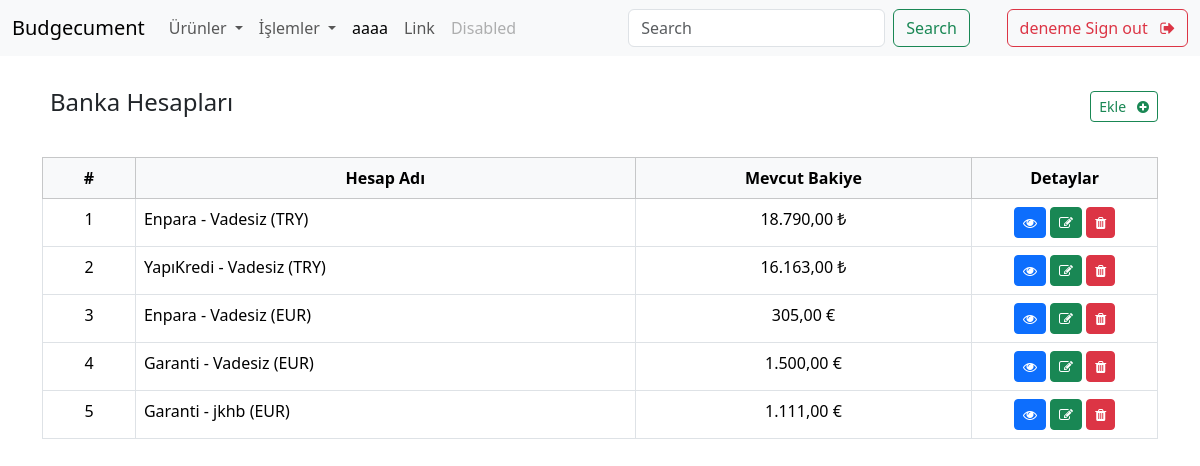
Before: /bank_accounts/ (signed in) with the older database file.
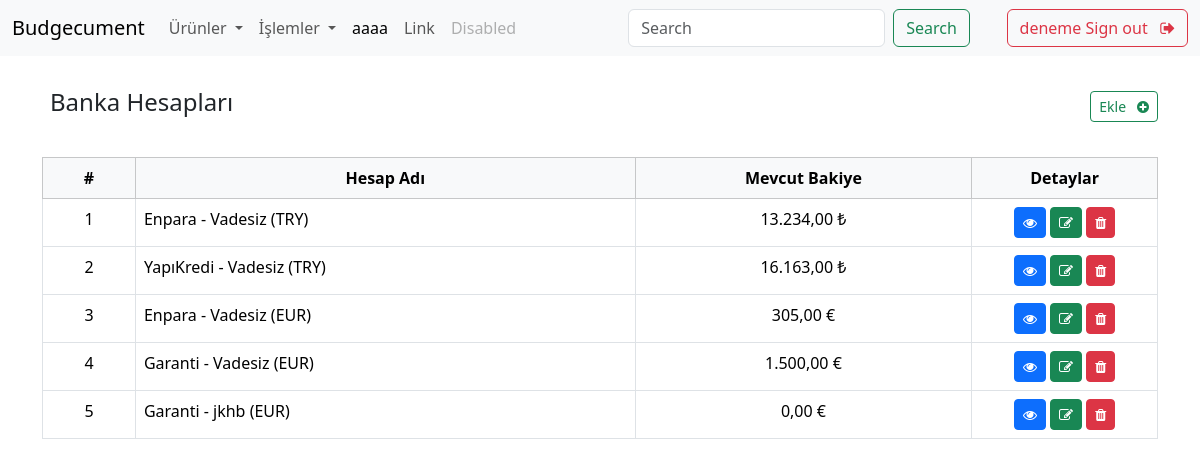
After: the same page with the newer database file.
### apps/bank_accounts/models.py (models this page shows, shortened)
class BankAccount(models.Model):
    uid = models.UUIDField(default=uuid.uuid4, editable=False, unique=True)
    name = models.CharField(max_length=200)
    bank = models.ForeignKey(BankName, on_delete=models.CASCADE)
    account_holder = models.ForeignKey(AccountHolder, on_delete=models.CASCADE)
    currency = models.ForeignKey(Currency, on_delete=models.CASCADE)
    current_balance = models.DecimalField(max_digits=100, decimal_places=2)
    class Meta:
        verbose_name = "Banka Hesabı"
        verbose_name_plural = "Banka Hesapları"

### apps/common/models.py (models this page shows, shortened)
class BankName(models.Model):
    name = models.CharField(max_length=200)
    def __str__(self):
        return f"{self.name}"
    class Meta:
        verbose_name = "Banka Adı"
        verbose_name_plural = "Banka Adları"

class Currency(models.Model):
    code = models.CharField(max_length=3, unique=True)  # ISO 4217 code
    name = models.CharField(max_length=50)
    symbol = models.CharField(max_length=10)
    class Meta:
        verbose_name = "Para Birimi"
        verbose_name_plural = "Para Birimleri"

### apps/bank_accounts/views.py (the view)
# urls.py: path('', views.BankAccountListView.as_view(), name='bank_account_list'),
class BankAccountListView(LoginRequiredMixin, ListView):
    model = BankAccount
    template_name = 'bank_accounts/bank_account_list.html'
    def get_queryset(self):
        return BankAccount.objects.filter(account_holder=self.request.user.accountholder)

### templates/bank_accounts/bank_account_list.html (shortened to what this page needs)
{% extends "base.html" %}
{% load crispy_forms_tags %}
{% block content %}
<div class="container">
    <div class="d-flex justify-content-between align-items-center">
    <h4 class="p-2">Banka Hesapları</h4>
    <a href="{% url 'bank_account_create' %}" class="btn btn-outline-success btn-sm">Ekle &nbsp;
    <i class="fa fa-plus-circle" aria-hidden="true"></i></a>
  </div>
    <br>
<table class="table table-hover table-bordered">
    <thead class="table-light text-center">
        <tr>
            <th scope="col" class="col-sm-1">#</th>
            <th scope="col">Hesap Adı</th>
            <th scope="col">Mevcut Bakiye</th>
            <th scope="col" class="col-sm-2">Detaylar</th>
        </tr>
    </thead>
    <tbody>
        {% if object_list %}
            {% for object in object_list %}
            <tr>
                <td class="text-center">{{ forloop.counter }}</td>
                <td class="text-left">{{ object.bank }} - {{ object.name }} ({{ object.currency.code }})</td>
                <td class="text-center {% if object.current_balance < 0 %}text-danger{% endif %}">{{ object.current_balance }} {{ object.currency.symbol }}</td>
                <td class="text-center">
                    <a class="btn btn-primary btn-sm" href="{% url 'bank_account_detail' uid=object.uid %}">
                        <i class="fa fa-eye" aria-hidden="true"></i>
                    </a>
                    <a class="btn btn-success btn-sm" href="{% url 'bank_account_edit' uid=object.uid %}">
                        <i class="fa fa-pencil-square-o" aria-hidden="true"></i>
                    </a>
                    <a href="#" class="btn btn-danger btn-sm" onclick="showModal('{{ object.uid }}',
                                                                        'Bu banka hesabını silmek istediğinize emin misiniz?',
                                                                         '{% url 'bank_account_delete' uid=object.uid %}')">
                        <i class="fa fa-trash" aria-hidden="true"></i>
                    </a>
                </td>
            </tr>
            {% endfor %}
        {% else %}
            <tr>
                <td colspan="8">Banka hesabı bulunamadı.</td>
            </tr>
        {% endif %}
    </tbody>
</table>
</div>
{% endblock %}

Changed rows visible on the page:
changed BankAccount (number 1 of 5 on the later page): current_balance "18.790,00" → "13.234,00"
changed BankAccount "jkhb": current_balance "1.111,00" → "0,00"
